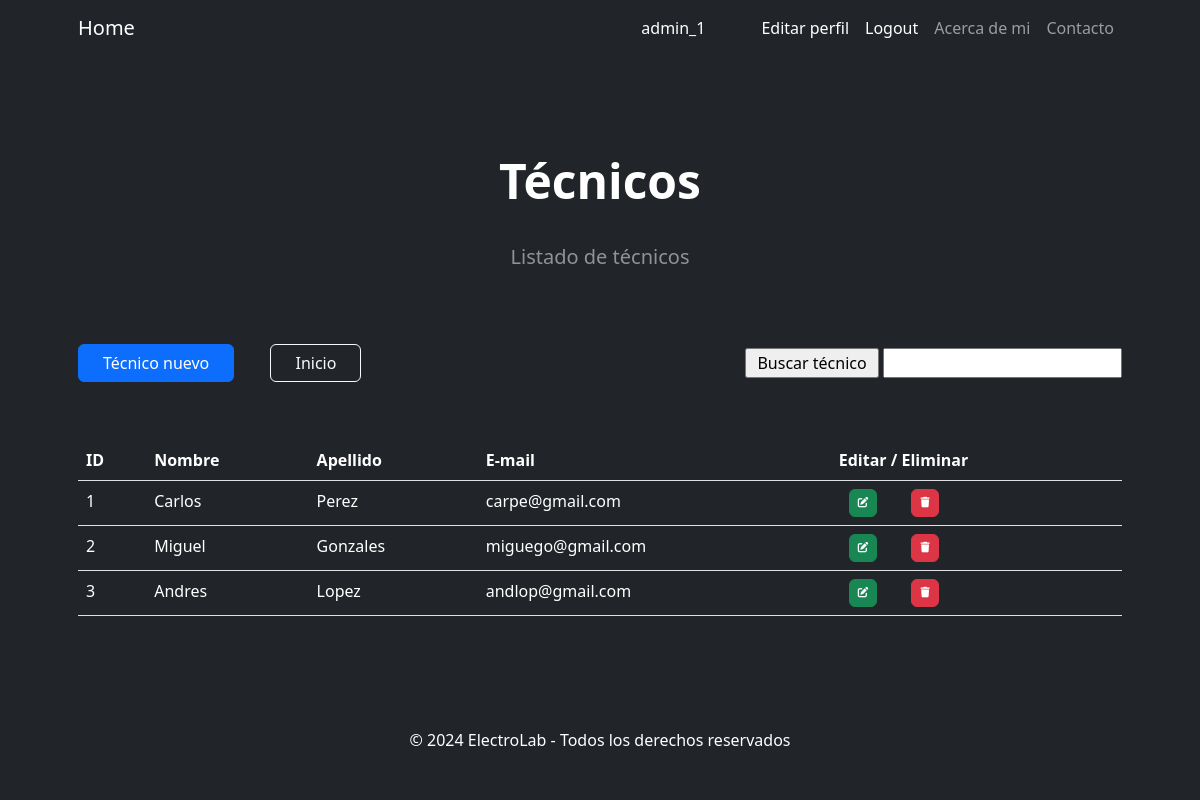
The page /AppSitio/tecnicos/ (signed in) on the database its author committed.
### AppSitio/models.py (models this page shows, shortened)
class Tecnico(models.Model):
    nombre = models.CharField(max_length=50)
    apellido = models.CharField(max_length=50)
    email = models.EmailField()
    class Meta:
        verbose_name = "Técnico"
        verbose_name_plural = "Técnicos"

### AppSitio/views.py (the view)
# urls.py: path('tecnicos/', tecnicos, name = "tecnicos"),
@login_required
@user_passes_test(es_admin)
def tecnicos(request):
    contexto = {'tecnicos': Tecnico.objects.all()}
    return render(request, "AppSitio/tecnicos.html", contexto)

### AppSitio/views.py (called while the page is built)
def es_admin(user):                                                 # Funcion para definir si pertenece al grupo Admins
    return user.groups.filter(name='Admins').exists()

### AppSitio/templates/AppSitio/tecnicos.html (shortened to what this page needs)
{% extends "AppSitio/home.html" %}
{% block principal %}
<h1 class="display-5 fw-bolder text-white mb-2">Técnicos</h1>
<br>
<p class="lead text-white-50 mb-4">Listado de técnicos</p>
{% endblock principal %}
{% block agregar %}
<div style="display: flex; justify-content: space-between; align-items: center; margin-bottom: 10px;">
    <div>
        <a class="btn btn-primary btn-md px-4 me-sm-3" href="{% url 'nuevo_tecnico' %}">Técnico nuevo</a>
        <a class="btn btn-outline-light btn-md px-4 mx-3" href="{% url 'home' %}">Inicio</a>
    </div>
    <form action="{% url 'buscar_tecnicos' %}" method="get">
        <input type="submit" value=" Buscar técnico ">
        <input type="text" name="buscar" id="buscar" required>
    </form>
</div>
<br>
<br>
    <table class="table text-white">
        <thead>
            <tr>
                <th>ID</th>
                <th>Nombre</th>
                <th>Apellido</th>
                <th>E-mail</th>
                <th>Editar / Eliminar</th>
            </tr>
        </thead>
        <tbody>
    {% for tec in tecnicos %}
            <tr>
                <td>{{ tec.id }}</td>
                <td>{{ tec.nombre }}</td>
                <td>{{ tec.apellido }}</td>
                <td>{{ tec.email }}</td>
                <td>
                    <a href="{% url 'editar_tecnico' tec.id %}" class="btn btn-success" style="--bs-btn-padding-y: .25rem; --bs-btn-padding-x: .5rem; --bs-btn-font-size: .75rem; margin-left: 10px; margin-right: 30px;">
                    </a>
                    <a href="{% url 'eliminar_tecnico' tec.id %}" class="btn btn-danger" style="--bs-btn-padding-y: .25rem; --bs-btn-padding-x: .5rem; --bs-btn-font-size: .75rem;">
                    </a>
                </td>
            </tr>
    {% endfor %}
        </tbody>
    </table>
{% endblock agregar %}

### AppSitio/templates/AppSitio/home.html (shortened to what this page needs)
<!DOCTYPE html>
<html lang="en">
    <head>
        {% load static %}
        <link href="https://cdn.jsdelivr.net/npm/bootstrap-icons@1.4.1/font/bootstrap-icons.css" rel="stylesheet" />
        <link href="{% static 'css/styles.css' %}" rel="stylesheet" />
        <link rel="stylesheet" href="https://cdnjs.cloudflare.com/ajax/libs/font-awesome/6.4.0/css/all.min.css">
    </head>
    <body>
        <nav class="navbar navbar-expand-lg navbar-dark bg-dark">
            <div class="container px-5">
                <a class="navbar-brand" href="{% url 'home' %}">Home</a>
                <div class="collapse navbar-collapse" id="navbarSupportedContent">
                    <ul class="navbar-nav ms-auto mb-2 mb-lg-0">
                        {% if user.is_authenticated %}
                            <a class="nav-link active" style="margin-right: 40px;">{{user.username}}</a>
                            <a class="nav-link active" aria-current="page" href="{% url 'editar_perfil' %}">Editar perfil</a>
                            <a class="nav-link active" aria-current="page" href="#" onclick="event.preventDefault(); document.getElementById('logout-form').submit();">Logout</a>
                        {% endif %}
                        <li class="nav-item"><a class="nav-link" href="{% url 'nosotros' %}">Acerca de mi</a></li>
                        <li class="nav-item"><a class="nav-link" href="{% url 'contacto' %}">Contacto</a></li>
                    </ul>
                </div>
            </div>
        </nav>
        <header class="bg-dark py-5">
            <div class="container px-5">
                <div class="row gx-5 justify-content-center">
                    <div class="col-lg-6">
                        <div class="text-center my-5">
                            {% block principal %}{% endblock principal %}
                        </div>
                    </div>
                </div>
                {% block agregar %}
                {% endblock agregar %}
            </div>
        </header>
        <footer class="py-5 bg-dark">
            <div class="container px-5"><p class="m-0 text-center text-white">&copy; 2024 ElectroLab - Todos los derechos reservados</p></div>
        </footer>
    </body>
</html>

### rows shown on the page
Tecnico: id "1", nombre "Carlos", apellido "Perez", email "carpe@gmail.com"
Tecnico: id "2", nombre "Miguel", apellido "Gonzales", email "miguego@gmail.com"
Tecnico: id "3", nombre "Andres", apellido "Lopez", email "andlop@gmail.com"

### other values the page prints
{{ user.username }} "admin_1"
